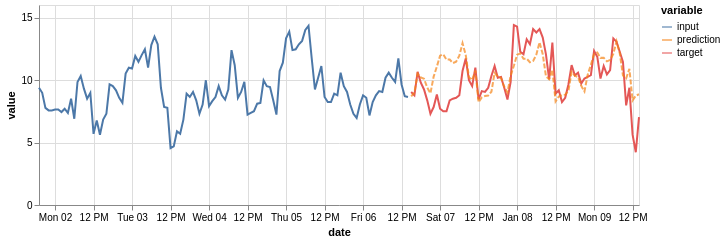

Notebook cell for this chart:
### Code cell
(on.Plot()
    .add(on.marks.line, input)
    .add(on.marks.line, target)
    .add(on.marks.line, prediction, type='dashed')
    .properties(width=600, height=200)
    .show()
)

### Figure 1 — Vega specification as saved in the notebook (floating-point values rounded to 4 significant figures)
{"$schema": "https://vega.github.io/schema/vega/v5.json", "data": [{"name": "source_0", "values": [{"date": "2017-01-01T19:00:00.000", "variable": "input", "value": 9.377}, {"date": "2017-01-01T20:00:00.000", "variable": "input", "value": 8.975}, {"date": "2017-01-01T21:00:00.000", "variable": "input", "value": 7.77}, {"date": "2017-01-01T22:00:00.000", "variable": "input", "value": 7.569}, {"date": "2017-01-01T23:00:00.000", "variable": "input", "value": 7.569}, {"date": "2017-01-02T00:00:00.000", "variable": "input", "value": 7.636}, {"date": "2017-01-02T01:00:00.000", "variable": "input", "value": 7.636}, {"date": "2017-01-02T02:00:00.000", "variable": "input", "value": 7.435}, {"date": "2017-01-02T03:00:00.000", "variable": "input", "value": 7.703}, {"date": "2017-01-02T04:00:00.000", "variable": "input", "value": 7.368}, {"date": "2017-01-02T05:00:00.000", "variable": "input", "value": 8.506}, {"date": "2017-01-02T06:00:00.000", "variable": "input", "value": 6.899}, {"date": "2017-01-02T07:00:00.000", "variable": "input", "value": 9.846}, {"date": "2017-01-02T08:00:00.000", "variable": "input", "value": 10.31}, {"date": "2017-01-02T09:00:00.000", "variable": "input", "value": 9.31}, {"date": "2017-01-02T10:00:00.000", "variable": "input", "value": 8.506}, {"date": "2017-01-02T11:00:00.000", "variable": "input", "value": 8.975}, {"date": "2017-01-02T12:00:00.000", "variable": "input", "value": 5.693}, {"date": "2017-01-02T13:00:00.000", "variable": "input", "value": 6.765}, {"date": "2017-01-02T14:00:00.000", "variable": "input", "value": 5.626}, {"date": "2017-01-02T15:00:00.000", "variable": "input", "value": 6.832}, {"date": "2017-01-02T16:00:00.000", "variable": "input", "value": 7.301}, {"date": "2017-01-02T17:00:00.000", "variable": "input", "value": 9.645}, {"date": "2017-01-02T18:00:00.000", "variable": "input", "value": 9.511}, {"date": "2017-01-02T19:00:00.000", "variable": "input", "value": 9.176}, {"date": "2017-01-02T20:00:00.000", "variable": "input", "value": 8.573}, {"date": "2017-01-02T21:00:00.000", "variable": "input", "value": 8.172}, {"date": "2017-01-02T22:00:00.000", "variable": "input", "value": 10.52}, {"date": "2017-01-02T23:00:00.000", "variable": "input", "value": 10.98}, {"date": "2017-01-03T00:00:00.000", "variable": "input", "value": 10.92}, {"date": "2017-01-03T01:00:00.000", "variable": "input", "value": 11.92}, {"date": "2017-01-03T02:00:00.000", "variable": "input", "value": 11.45}, {"date": "2017-01-03T03:00:00.000", "variable": "input", "value": 11.99}, {"date": "2017-01-03T04:00:00.000", "variable": "input", "value": 12.46}, {"date": "2017-01-03T05:00:00.000", "variable": "input", "value": 10.98}, {"date": "2017-01-03T06:00:00.000", "variable": "input", "value": 12.79}, {"date": "2017-01-03T07:00:00.000", "variable": "input", "value": 13.46}, {"date": "2017-01-03T08:00:00.000", "variable": "input", "value": 12.86}, {"date": "2017-01-03T09:00:00.000", "variable": "input", "value": 9.377}, {"date": "2017-01-03T10:00:00.000", "variable": "input", "value": 7.837}, {"date": "2017-01-03T11:00:00.000", "variable": "input", "value": 7.77}, {"date": "2017-01-03T12:00:00.000", "variable": "input", "value": 4.555}, {"date": "2017-01-03T13:00:00.000", "variable": "input", "value": 4.689}, {"date": "2017-01-03T14:00:00.000", "variable": "input", "value": 5.894}, {"date": "2017-01-03T15:00:00.000", "variable": "input", "value": 5.693}, {"date": "2017-01-03T16:00:00.000", "variable": "input", "value": 6.832}, {"date": "2017-01-03T17:00:00.000", "variable": "input", "value": 8.908}, {"date": "2017-01-03T18:00:00.000", "variable": "input", "value": 8.64}, {"date": "2017-01-03T19:00:00.000", "variable": "input", "value": 9.042}, {"date": "2017-01-03T20:00:00.000", "variable": "input", "value": 8.372}, {"date": "2017-01-03T21:00:00.000", "variable": "input", "value": 7.301}, {"date": "2017-01-03T22:00:00.000", "variable": "input", "value": 8.038}, {"date": "2017-01-03T23:00:00.000", "variable": "input", "value": 9.98}, {"date": "2017-01-04T00:00:00.000", "variable": "input", "value": 7.904}, {"date": "2017-01-04T01:00:00.000", "variable": "input", "value": 8.306}, {"date": "2017-01-04T02:00:00.000", "variable": "input", "value": 8.64}, {"date": "2017-01-04T03:00:00.000", "variable": "input", "value": 9.511}, {"date": "2017-01-04T04:00:00.000", "variable": "input", "value": 8.774}, {"date": "2017-01-04T05:00:00.000", "variable": "input", "value": 8.439}, {"date": "2017-01-04T06:00:00.000", "variable": "input", "value": 9.243}, {"date": "2017-01-04T07:00:00.000", "variable": "input", "value": 12.39}, {"date": "2017-01-04T08:00:00.000", "variable": "input", "value": 11.19}, {"date": "2017-01-04T09:00:00.000", "variable": "input", "value": 8.573}, {"date": "2017-01-04T10:00:00.000", "variable": "input", "value": 9.042}, {"date": "2017-01-04T11:00:00.000", "variable": "input", "value": 9.846}, {"date": "2017-01-04T12:00:00.000", "variable": "input", "value": 7.234}, {"date": "2017-01-04T13:00:00.000", "variable": "input", "value": 7.368}, {"date": "2017-01-04T14:00:00.000", "variable": "input", "value": 7.502}, {"date": "2017-01-04T15:00:00.000", "variable": "input", "value": 8.105}, {"date": "2017-01-04T16:00:00.000", "variable": "input", "value": 8.172}, {"date": "2017-01-04T17:00:00.000", "variable": "input", "value": 9.98}, {"date": "2017-01-04T18:00:00.000", "variable": "input", "value": 9.511}, {"date": "2017-01-04T19:00:00.000", "variable": "input", "value": 9.444}, {"date": "2017-01-04T20:00:00.000", "variable": "input", "value": 8.372}, {"date": "2017-01-04T21:00:00.000", "variable": "input", "value": 7.234}, {"date": "2017-01-04T22:00:00.000", "variable": "input", "value": 10.72}, {"date": "2017-01-04T23:00:00.000", "variable": "input", "value": 11.39}, {"date": "2017-01-05T00:00:00.000", "variable": "input", "value": 13.33}, {"date": "2017-01-05T01:00:00.000", "variable": "input", "value": 13.86}, {"date": "2017-01-05T02:00:00.000", "variable": "input", "value": 12.39}, {"date": "2017-01-05T03:00:00.000", "variable": "input", "value": 12.46}, {"date": "2017-01-05T04:00:00.000", "variable": "input", "value": 12.86}, {"date": "2017-01-05T05:00:00.000", "variable": "input", "value": 13.13}, {"date": "2017-01-05T06:00:00.000", "variable": "input", "value": 14.0}, {"date": "2017-01-05T07:00:00.000", "variable": "input", "value": 14.33}, {"date": "2017-01-05T08:00:00.000", "variable": "input", "value": 11.72}, {"date": "2017-01-05T09:00:00.000", "variable": "input", "value": 9.243}, {"date": "2017-01-05T10:00:00.000", "variable": "input", "value": 10.18}, {"date": "2017-01-05T11:00:00.000", "variable": "input", "value": 11.12}, {"date": "2017-01-05T12:00:00.000", "variable": "input", "value": 8.64}, {"date": "2017-01-05T13:00:00.000", "variable": "input", "value": 8.239}, {"date": "2017-01-05T14:00:00.000", "variable": "input", "value": 8.239}, {"date": "2017-01-05T15:00:00.000", "variable": "input", "value": 8.908}, {"date": "2017-01-05T16:00:00.000", "variable": "input", "value": 8.774}, {"date": "2017-01-05T17:00:00.000", "variable": "input", "value": 10.58}, {"date": "2017-01-05T18:00:00.000", "variable": "input", "value": 9.511}, {"date": "2017-01-05T19:00:00.000", "variable": "input", "value": 9.042}, {"date": "2017-01-05T20:00:00.000", "variable": "input", "value": 8.038}, {"date": "2017-01-05T21:00:00.000", "variable": "input", "value": 7.301}, {"date": "2017-01-05T22:00:00.000", "variable": "input", "value": 6.966}, {"date": "2017-01-05T23:00:00.000", "variable": "input", "value": 8.038}, {"date": "2017-01-06T00:00:00.000", "variable": "input", "value": 8.774}, {"date": "2017-01-06T01:00:00.000", "variable": "input", "value": 8.573}, {"date": "2017-01-06T02:00:00.000", "variable": "input", "value": 7.167}, {"date": "2017-01-06T03:00:00.000", "variable": "input", "value": 8.239}, {"date": "2017-01-06T04:00:00.000", "variable": "input", "value": 8.774}, {"date": "2017-01-06T05:00:00.000", "variable": "input", "value": 9.109}, {"date": "2017-01-06T06:00:00.000", "variable": "input", "value": 9.042}, {"date": "2017-01-06T07:00:00.000", "variable": "input", "value": 10.18}, {"date": "2017-01-06T08:00:00.000", "variable": "input", "value": 10.58}, {"date": "2017-01-06T09:00:00.000", "variable": "input", "value": 10.18}, {"date": "2017-01-06T10:00:00.000", "variable": "input", "value": 9.846}, {"date": "2017-01-06T11:00:00.000", "variable": "input", "value": 11.72}, {"date": "2017-01-06T12:00:00.000", "variable": "input", "value": 9.645}, {"date": "2017-01-06T13:00:00.000", "variable": "input", "value": 8.707}, {"date": "2017-01-06T14:00:00.000", "variable": "input", "value": 8.64}], "transform": [{"type": "formula", "expr": "toDate(datum['date'])", "as": "date"}]}, {"name": "source_1", "values": [{"date": "2017-01-06T15:00:00.000", "variable": "target", "value": 9.042}, {"date": "2017-01-06T16:00:00.000", "variable": "target", "value": 8.774}, {"date": "2017-01-06T17:00:00.000", "variable": "target", "value": 10.65}, {"date": "2017-01-06T18:00:00.000", "variable": "target", "value": 9.779}, {"date": "2017-01-06T19:00:00.000", "variable": "target", "value": 9.243}, {"date": "2017-01-06T20:00:00.000", "variable": "target", "value": 8.372}, {"date": "2017-01-06T21:00:00.000", "variable": "target", "value": 7.301}, {"date": "2017-01-06T22:00:00.000", "variable": "target", "value": 7.837}, {"date": "2017-01-06T23:00:00.000", "variable": "target", "value": 8.841}, {"date": "2017-01-07T00:00:00.000", "variable": "target", "value": 7.703}, {"date": "2017-01-07T01:00:00.000", "variable": "target", "value": 7.502}, {"date": "2017-01-07T02:00:00.000", "variable": "target", "value": 7.502}, {"date": "2017-01-07T03:00:00.000", "variable": "target", "value": 8.372}, {"date": "2017-01-07T04:00:00.000", "variable": "target", "value": 8.506}, {"date": "2017-01-07T05:00:00.000", "variable": "target", "value": 8.573}, {"date": "2017-01-07T06:00:00.000", "variable": "target", "value": 8.774}, {"date": "2017-01-07T07:00:00.000", "variable": "target", "value": 10.72}, {"date": "2017-01-07T08:00:00.000", "variable": "target", "value": 11.72}, {"date": "2017-01-07T09:00:00.000", "variable": "target", "value": 9.98}, {"date": "2017-01-07T10:00:00.000", "variable": "target", "value": 9.511}, {"date": "2017-01-07T11:00:00.000", "variable": "target", "value": 10.98}, {"date": "2017-01-07T12:00:00.000", "variable": "target", "value": 8.439}, {"date": "2017-01-07T13:00:00.000", "variable": "target", "value": 9.109}, {"date": "2017-01-07T14:00:00.000", "variable": "target", "value": 9.042}, {"date": "2017-01-07T15:00:00.000", "variable": "target", "value": 9.377}, {"date": "2017-01-07T16:00:00.000", "variable": "target", "value": 10.31}, {"date": "2017-01-07T17:00:00.000", "variable": "target", "value": 11.12}, {"date": "2017-01-07T18:00:00.000", "variable": "target", "value": 10.18}, {"date": "2017-01-07T19:00:00.000", "variable": "target", "value": 10.25}, {"date": "2017-01-07T20:00:00.000", "variable": "target", "value": 9.377}, {"date": "2017-01-07T21:00:00.000", "variable": "target", "value": 8.439}, {"date": "2017-01-07T22:00:00.000", "variable": "target", "value": 9.846}, {"date": "2017-01-07T23:00:00.000", "variable": "target", "value": 14.4}, {"date": "2017-01-08T00:00:00.000", "variable": "target", "value": 14.27}, {"date": "2017-01-08T01:00:00.000", "variable": "target", "value": 12.26}, {"date": "2017-01-08T02:00:00.000", "variable": "target", "value": 12.06}, {"date": "2017-01-08T03:00:00.000", "variable": "target", "value": 13.26}, {"date": "2017-01-08T04:00:00.000", "variable": "target", "value": 12.86}, {"date": "2017-01-08T05:00:00.000", "variable": "target", "value": 14.07}, {"date": "2017-01-08T06:00:00.000", "variable": "target", "value": 13.8}, {"date": "2017-01-08T07:00:00.000", "variable": "target", "value": 14.07}, {"date": "2017-01-08T08:00:00.000", "variable": "target", "value": 13.4}, {"date": "2017-01-08T09:00:00.000", "variable": "target", "value": 12.06}, {"date": "2017-01-08T10:00:00.000", "variable": "target", "value": 10.05}, {"date": "2017-01-08T11:00:00.000", "variable": "target", "value": 12.99}, {"date": "2017-01-08T12:00:00.000", "variable": "target", "value": 8.908}, {"date": "2017-01-08T13:00:00.000", "variable": "target", "value": 9.176}, {"date": "2017-01-08T14:00:00.000", "variable": "target", "value": 8.239}, {"date": "2017-01-08T15:00:00.000", "variable": "target", "value": 8.573}, {"date": "2017-01-08T16:00:00.000", "variable": "target", "value": 9.645}, {"date": "2017-01-08T17:00:00.000", "variable": "target", "value": 11.19}, {"date": "2017-01-08T18:00:00.000", "variable": "target", "value": 10.38}, {"date": "2017-01-08T19:00:00.000", "variable": "target", "value": 10.58}, {"date": "2017-01-08T20:00:00.000", "variable": "target", "value": 9.712}, {"date": "2017-01-08T21:00:00.000", "variable": "target", "value": 10.11}, {"date": "2017-01-08T22:00:00.000", "variable": "target", "value": 10.25}, {"date": "2017-01-08T23:00:00.000", "variable": "target", "value": 10.38}, {"date": "2017-01-09T00:00:00.000", "variable": "target", "value": 12.32}, {"date": "2017-01-09T01:00:00.000", "variable": "target", "value": 11.85}, {"date": "2017-01-09T02:00:00.000", "variable": "target", "value": 10.11}, {"date": "2017-01-09T03:00:00.000", "variable": "target", "value": 11.12}, {"date": "2017-01-09T04:00:00.000", "variable": "target", "value": 10.45}, {"date": "2017-01-09T05:00:00.000", "variable": "target", "value": 10.78}, {"date": "2017-01-09T06:00:00.000", "variable": "target", "value": 13.33}, {"date": "2017-01-09T07:00:00.000", "variable": "target", "value": 13.06}, {"date": "2017-01-09T08:00:00.000", "variable": "target", "value": 12.26}, {"date": "2017-01-09T09:00:00.000", "variable": "target", "value": 11.45}, {"date": "2017-01-09T10:00:00.000", "variable": "target", "value": 7.971}, {"date": "2017-01-09T11:00:00.000", "variable": "target", "value": 9.377}, {"date": "2017-01-09T12:00:00.000", "variable": "target", "value": 5.626}, {"date": "2017-01-09T13:00:00.000", "variable": "target", "value": 4.22}, {"date": "2017-01-09T14:00:00.000", "variable": "target", "value": 7.033}], "transform": [{"type": "formula", "expr": "toDate(datum['date'])", "as": "date"}]}, {"name": "source_2", "values": [{"date": "2017-01-06T15:00:00.000", "variable": "prediction", "value": 8.687}, {"date": "2017-01-06T16:00:00.000", "variable": "prediction", "value": 8.988}, {"date": "2017-01-06T17:00:00.000", "variable": "prediction", "value": 10.5}, {"date": "2017-01-06T18:00:00.000", "variable": "prediction", "value": 10.2}, {"date": "2017-01-06T19:00:00.000", "variable": "prediction", "value": 10.1}, {"date": "2017-01-06T20:00:00.000", "variable": "prediction", "value": 9.39}, {"date": "2017-01-06T21:00:00.000", "variable": "prediction", "value": 8.94}, {"date": "2017-01-06T22:00:00.000", "variable": "prediction", "value": 10.27}, {"date": "2017-01-06T23:00:00.000", "variable": "prediction", "value": 11.07}, {"date": "2017-01-07T00:00:00.000", "variable": "prediction", "value": 11.94}, {"date": "2017-01-07T01:00:00.000", "variable": "prediction", "value": 12.05}, {"date": "2017-01-07T02:00:00.000", "variable": "prediction", "value": 11.63}, {"date": "2017-01-07T03:00:00.000", "variable": "prediction", "value": 11.64}, {"date": "2017-01-07T04:00:00.000", "variable": "prediction", "value": 11.35}, {"date": "2017-01-07T05:00:00.000", "variable": "prediction", "value": 11.46}, {"date": "2017-01-07T06:00:00.000", "variable": "prediction", "value": 11.95}, {"date": "2017-01-07T07:00:00.000", "variable": "prediction", "value": 12.94}, {"date": "2017-01-07T08:00:00.000", "variable": "prediction", "value": 12.0}, {"date": "2017-01-07T09:00:00.000", "variable": "prediction", "value": 10.22}, {"date": "2017-01-07T10:00:00.000", "variable": "prediction", "value": 9.997}, {"date": "2017-01-07T11:00:00.000", "variable": "prediction", "value": 10.75}, {"date": "2017-01-07T12:00:00.000", "variable": "prediction", "value": 8.223}, {"date": "2017-01-07T13:00:00.000", "variable": "prediction", "value": 8.605}, {"date": "2017-01-07T14:00:00.000", "variable": "prediction", "value": 8.715}, {"date": "2017-01-07T15:00:00.000", "variable": "prediction", "value": 8.757}, {"date": "2017-01-07T16:00:00.000", "variable": "prediction", "value": 9.059}, {"date": "2017-01-07T17:00:00.000", "variable": "prediction", "value": 10.57}, {"date": "2017-01-07T18:00:00.000", "variable": "prediction", "value": 10.27}, {"date": "2017-01-07T19:00:00.000", "variable": "prediction", "value": 10.17}, {"date": "2017-01-07T20:00:00.000", "variable": "prediction", "value": 9.461}, {"date": "2017-01-07T21:00:00.000", "variable": "prediction", "value": 9.011}, {"date": "2017-01-07T22:00:00.000", "variable": "prediction", "value": 10.34}, {"date": "2017-01-07T23:00:00.000", "variable": "prediction", "value": 11.14}, {"date": "2017-01-08T00:00:00.000", "variable": "prediction", "value": 12.02}, {"date": "2017-01-08T01:00:00.000", "variable": "prediction", "value": 12.13}, {"date": "2017-01-08T02:00:00.000", "variable": "prediction", "value": 11.7}, {"date": "2017-01-08T03:00:00.000", "variable": "prediction", "value": 11.71}, {"date": "2017-01-08T04:00:00.000", "variable": "prediction", "value": 11.42}, {"date": "2017-01-08T05:00:00.000", "variable": "prediction", "value": 11.53}, {"date": "2017-01-08T06:00:00.000", "variable": "prediction", "value": 12.02}, {"date": "2017-01-08T07:00:00.000", "variable": "prediction", "value": 13.02}, {"date": "2017-01-08T08:00:00.000", "variable": "prediction", "value": 12.07}, {"date": "2017-01-08T09:00:00.000", "variable": "prediction", "value": 10.29}, {"date": "2017-01-08T10:00:00.000", "variable": "prediction", "value": 10.07}, {"date": "2017-01-08T11:00:00.000", "variable": "prediction", "value": 10.82}, {"date": "2017-01-08T12:00:00.000", "variable": "prediction", "value": 8.293}, {"date": "2017-01-08T13:00:00.000", "variable": "prediction", "value": 8.676}, {"date": "2017-01-08T14:00:00.000", "variable": "prediction", "value": 8.786}, {"date": "2017-01-08T15:00:00.000", "variable": "prediction", "value": 8.828}, {"date": "2017-01-08T16:00:00.000", "variable": "prediction", "value": 9.13}, {"date": "2017-01-08T17:00:00.000", "variable": "prediction", "value": 10.64}, {"date": "2017-01-08T18:00:00.000", "variable": "prediction", "value": 10.34}, {"date": "2017-01-08T19:00:00.000", "variable": "prediction", "value": 10.24}, {"date": "2017-01-08T20:00:00.000", "variable": "prediction", "value": 9.532}, {"date": "2017-01-08T21:00:00.000", "variable": "prediction", "value": 9.082}, {"date": "2017-01-08T22:00:00.000", "variable": "prediction", "value": 10.41}, {"date": "2017-01-08T23:00:00.000", "variable": "prediction", "value": 11.21}, {"date": "2017-01-09T00:00:00.000", "variable": "prediction", "value": 12.09}, {"date": "2017-01-09T01:00:00.000", "variable": "prediction", "value": 12.2}, {"date": "2017-01-09T02:00:00.000", "variable": "prediction", "value": 11.77}, {"date": "2017-01-09T03:00:00.000", "variable": "prediction", "value": 11.78}, {"date": "2017-01-09T04:00:00.000", "variable": "prediction", "value": 11.49}, {"date": "2017-01-09T05:00:00.000", "variable": "prediction", "value": 11.6}, {"date": "2017-01-09T06:00:00.000", "variable": "prediction", "value": 12.09}, {"date": "2017-01-09T07:00:00.000", "variable": "prediction", "value": 13.09}, {"date": "2017-01-09T08:00:00.000", "variable": "prediction", "value": 12.14}, {"date": "2017-01-09T09:00:00.000", "variable": "prediction", "value": 10.36}, {"date": "2017-01-09T10:00:00.000", "variable": "prediction", "value": 10.14}, {"date": "2017-01-09T11:00:00.000", "variable": "prediction", "value": 10.89}, {"date": "2017-01-09T12:00:00.000", "variable": "prediction", "value": 8.364}, {"date": "2017-01-09T13:00:00.000", "variable": "prediction", "value": 8.747}, {"date": "2017-01-09T14:00:00.000", "variable": "prediction", "value": 8.857}], "transform": [{"type": "formula", "expr": "toDate(datum['date'])", "as": "date"}]}, {"name": "source_0_color_domain_variable_0", "values": [{"variable": "input"}]}, {"name": "source_1_color_domain_variable_1", "values": [{"variable": "target"}]}, {"name": "source_2_color_domain_variable_2", "values": [{"variable": "prediction"}]}], "marks": [{"type": "group", "name": "layer_0_pathgroup", "from": {"facet": {"data": "source_0", "name": "faceted_path_layer_0_main", "groupby": ["variable"]}}, "encode": {"update": {"height": {"field": {"signal": null, "datum": null, "group": "height", "parent": null}}, "width": {"field": {"signal": null, "datum": null, "group": "width", "parent": null}}}}, "marks": [{"type": "line", "name": "layer_0_marks", "from": {"data": "faceted_path_layer_0_main"}, "sort": {"field": "x"}, "encode": {"update": {"defined": {"signal": "isValid(datum[\"date\"]) && isFinite(+datum[\"date\"]) && isValid(datum[\"value\"]) && isFinite(+datum[\"value\"])"}, "x": {"field": "date", "scale": "x"}, "stroke": {"field": "variable", "scale": "color"}, "y": {"field": "value", "scale": "y"}}}, "style": ["line"]}]}, {"type": "group", "name": "layer_1_pathgroup", "from": {"facet": {"data": "source_1", "name": "faceted_path_layer_1_main", "groupby": ["variable"]}}, "encode": {"update": {"width": {"field": {"signal": null, "datum": null, "group": "width", "parent": null}}, "height": {"field": {"signal": null, "datum": null, "group": "height", "parent": null}}}}, "marks": [{"type": "line", "name": "layer_1_marks", "from": {"data": "faceted_path_layer_1_main"}, "sort": {"field": "x"}, "encode": {"update": {"x": {"field": "date", "scale": "x"}, "defined": {"signal": "isValid(datum[\"date\"]) && isFinite(+datum[\"date\"]) && isValid(datum[\"value\"]) && isFinite(+datum[\"value\"])"}, "stroke": {"field": "variable", "scale": "color"}, "y": {"field": "value", "scale": "y"}}}, "style": ["line"]}]}, {"type": "group", "name": "layer_2_pathgroup", "from": {"facet": {"data": "source_2", "name": "faceted_path_layer_2_main", "groupby": ["variable"]}}, "encode": {"update": {"width": {"field": {"signal": null, "datum": null, "group": "width", "parent": null}}, "height": {"field": {"signal": null, "datum": null, "group": "height", "parent": null}}}}, "marks": [{"type": "line", "name": "layer_2_marks", "from": {"data": "faceted_path_layer_2_main"}, "sort": {"field": "x"}, "encode": {"update": {"x": {"field": "date", "scale": "x"}, "stroke": {"field": "variable", "scale": "color"}, "strokeDash": {"value": [5, 2]}, "defined": {"signal": "isValid(datum[\"date\"]) && isFinite(+datum[\"date\"]) && isValid(datum[\"value\"]) && isFinite(+datum[\"value\"])"}, "y": {"field": "value", "scale": "y"}, "opacity": {"value": 0.7}}}, "style": ["line"]}]}], "scales": [{"name": "x", "type": "time", "domain": {"fields": [{"data": "source_0", "field": "date"}, {"data": "source_1", "field": "date"}, {"data": "source_2", "field": "date"}]}, "range": [0, {"signal": "width"}]}, {"name": "y", "type": "linear", "domain": {"fields": [{"data": "source_0", "field": "value"}, {"data": "source_1", "field": "value"}, {"data": "source_2", "field": "value"}]}, "range": [{"signal": "height"}, 0], "zero": true, "nice": true}, {"name": "color", "type": "ordinal", "domain": {"fields": [{"data": "source_0_color_domain_variable_0", "field": "variable"}, {"data": "source_1_color_domain_variable_1", "field": "variable"}, {"data": "source_2_color_domain_variable_2", "field": "variable"}], "sort": true}, "range": "category"}], "axes": [{"scale": "x", "domain": false, "grid": true, "gridScale": "y", "tickCount": {"signal": "ceil(width/40)"}, "labels": false, "orient": "bottom", "maxExtent": 0, "minExtent": 0, "ticks": false, "aria": false, "zindex": 0}, {"scale": "y", "tickCount": {"signal": "ceil(height/40)"}, "labels": false, "zindex": 0, "orient": "left", "gridScale": "x", "grid": true, "domain": false, "aria": false, "maxExtent": 0, "minExtent": 0, "ticks": false}, {"scale": "x", "title": "date", "labelFlush": true, "orient": "bottom", "tickCount": {"signal": "ceil(width/40)"}, "grid": false, "zindex": 0, "labelOverlap": true}, {"scale": "y", "orient": "left", "tickCount": {"signal": "ceil(height/40)"}, "labelOverlap": true, "grid": false, "title": "value", "zindex": 0}], "legends": [{"stroke": "color", "symbolType": "stroke", "title": "variable", "encode": {"symbols": {"update": {"opacity": {"value": 0.7}}}}}], "height": 200, "style": "cell", "width": 600, "background": "white", "padding": 5}
